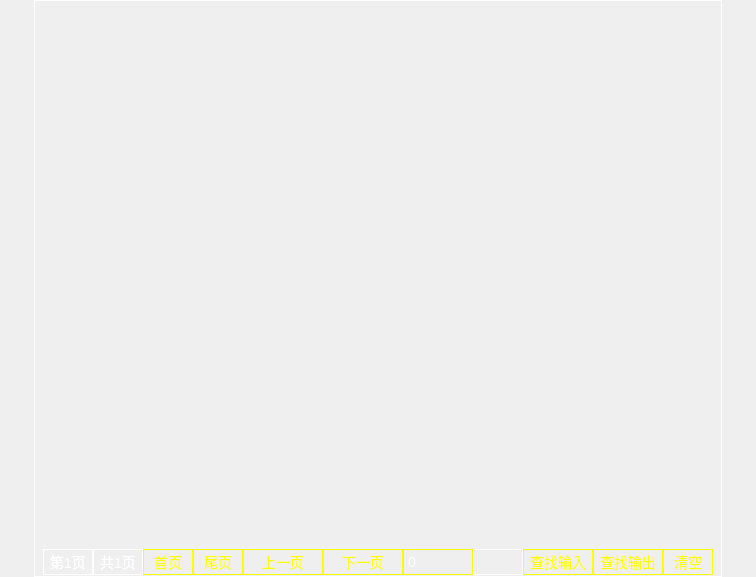
<?xml version="1.0" encoding="UTF-8"?>
<ui version="4.0">
 <class>LadderDiagram</class>
 <widget class="QWidget" name="LadderDiagram">
  <property name="geometry">
   <rect>
    <x>0</x>
    <y>0</y>
    <width>756</width>
    <height>577</height>
   </rect>
  </property>
  <property name="windowTitle">
   <string>Form</string>
  </property>
  <property name="styleSheet">
   <string notr="true">QWidget{
	font: 14px;
	/*background:transparent;*/
}
QWidget#widget{
	border:1px solid white;
	background:transparent;
}

QTableWidget{
	border:none;
	selection-background-color:transparent;
	background:transparent;
}

QTableWidget::item{
	border:none;
}

QTableWidget::item:!active{
	border:none;
}

QTableWidget#tableWidget_input::item:selected{
	border:1px solid yellow;
	border-bottom:none;
}

QTableWidget#tableWidget_output::item:selected{
	border:1px solid yellow;
}

QTableWidget::item:next-selected{
	border-left:none;
}

QTableWidget::item:previous-selected{
	border-right:none;
}

QPushButton:focus{
	padding:-4px;
}

QPushButton#pbt_firstPage:focus,QPushButton#pbt_firstPage:pressed,
QPushButton#pbt_trailerPage:focus,QPushButton#pbt_trailerPage:pressed,
QPushButton#pbt_prePage:focus,QPushButton#pbt_prePage:pressed,
QPushButton#pbt_nextPage:focus,QPushButton#pbt_nextPage:pressed,
QPushButton#pbt_clearSearch:focus,QPushButton#pbt_clearSearch:pressed,
QPushButton#pbt_searchInput:focus,QPushButton#pbt_searchInput:pressed,
QPushButton#pbt_searchOutput:focus,QPushButton#pbt_searchOutput:pressed
{
	background:#0000fe;
}

QPushButton#pbt_firstPage, #pbt_trailerPage, #pbt_prePage, #pbt_nextPage,#pbt_clearSearch,#pbt_searchInput,#pbt_searchOutput{
	color:yellow;
	border:1px solid yellow;
}

QLabel#lbl_curPage, #lbl_totalPage,#lbl_searchId{
	color:white;
	border:1px solid white;
}

QComboBox#comboBox{
	background:transparent;
	color:white;
	border:1px solid #fafa00;
	/*border-radius:4px;*/
}
QComboBox#comboBox::down-arrow{
	image: url(:/ComboBox/Image/ComboBox/down_arrow.png);
}

QComboBox#comboBox::drop-down{
	border:none;
}

QComboBox QAbstractItemView {
	background-color: #28231f;
	color: white;
	border:none;
}
</string>
  </property>
  <layout class="QHBoxLayout" name="horizontalLayout_4">
   <property name="spacing">
    <number>0</number>
   </property>
   <property name="margin">
    <number>0</number>
   </property>
   <item>
    <spacer name="horizontalSpacer_2">
     <property name="orientation">
      <enum>Qt::Horizontal</enum>
     </property>
     <property name="sizeHint" stdset="0">
      <size>
       <width>19</width>
       <height>518</height>
      </size>
     </property>
    </spacer>
   </item>
   <item>
    <widget class="QWidget" name="widget" native="true">
     <layout class="QGridLayout" name="gridLayout">
      <property name="leftMargin">
       <number>9</number>
      </property>
      <property name="topMargin">
       <number>0</number>
      </property>
      <property name="bottomMargin">
       <number>2</number>
      </property>
      <property name="verticalSpacing">
       <number>0</number>
      </property>
      <item row="0" column="0">
       <widget class="QStackedWidget" name="stackedWidget"/>
      </item>
      <item row="1" column="0">
       <layout class="QHBoxLayout" name="horizontalLayout">
        <item>
         <widget class="QLabel" name="lbl_curPage">
          <property name="minimumSize">
           <size>
            <width>50</width>
            <height>26</height>
           </size>
          </property>
          <property name="maximumSize">
           <size>
            <width>50</width>
            <height>26</height>
           </size>
          </property>
          <property name="text">
           <string>第1页</string>
          </property>
          <property name="alignment">
           <set>Qt::AlignCenter</set>
          </property>
         </widget>
        </item>
        <item>
         <widget class="QLabel" name="lbl_totalPage">
          <property name="minimumSize">
           <size>
            <width>50</width>
            <height>26</height>
           </size>
          </property>
          <property name="maximumSize">
           <size>
            <width>50</width>
            <height>26</height>
           </size>
          </property>
          <property name="text">
           <string>共1页</string>
          </property>
          <property name="alignment">
           <set>Qt::AlignCenter</set>
          </property>
         </widget>
        </item>
        <item>
         <widget class="QPushButton" name="pbt_firstPage">
          <property name="minimumSize">
           <size>
            <width>50</width>
            <height>26</height>
           </size>
          </property>
          <property name="maximumSize">
           <size>
            <width>50</width>
            <height>26</height>
           </size>
          </property>
          <property name="text">
           <string>首页</string>
          </property>
         </widget>
        </item>
        <item>
         <widget class="QPushButton" name="pbt_trailerPage">
          <property name="minimumSize">
           <size>
            <width>50</width>
            <height>26</height>
           </size>
          </property>
          <property name="maximumSize">
           <size>
            <width>50</width>
            <height>26</height>
           </size>
          </property>
          <property name="text">
           <string>尾页</string>
          </property>
         </widget>
        </item>
        <item>
         <widget class="QPushButton" name="pbt_prePage">
          <property name="minimumSize">
           <size>
            <width>80</width>
            <height>26</height>
           </size>
          </property>
          <property name="maximumSize">
           <size>
            <width>80</width>
            <height>26</height>
           </size>
          </property>
          <property name="text">
           <string>上一页</string>
          </property>
         </widget>
        </item>
        <item>
         <widget class="QPushButton" name="pbt_nextPage">
          <property name="minimumSize">
           <size>
            <width>80</width>
            <height>26</height>
           </size>
          </property>
          <property name="maximumSize">
           <size>
            <width>80</width>
            <height>26</height>
           </size>
          </property>
          <property name="text">
           <string>下一页</string>
          </property>
         </widget>
        </item>
        <item>
         <widget class="QComboBox" name="comboBox">
          <property name="minimumSize">
           <size>
            <width>70</width>
            <height>26</height>
           </size>
          </property>
          <property name="maximumSize">
           <size>
            <width>70</width>
            <height>26</height>
           </size>
          </property>
          <item>
           <property name="text">
            <string>0</string>
           </property>
          </item>
          <item>
           <property name="text">
            <string>1</string>
           </property>
          </item>
          <item>
           <property name="text">
            <string>2</string>
           </property>
          </item>
          <item>
           <property name="text">
            <string>3</string>
           </property>
          </item>
          <item>
           <property name="text">
            <string>4</string>
           </property>
          </item>
          <item>
           <property name="text">
            <string>5</string>
           </property>
          </item>
          <item>
           <property name="text">
            <string>6</string>
           </property>
          </item>
          <item>
           <property name="text">
            <string>7</string>
           </property>
          </item>
          <item>
           <property name="text">
            <string>8</string>
           </property>
          </item>
          <item>
           <property name="text">
            <string>9</string>
           </property>
          </item>
          <item>
           <property name="text">
            <string>B</string>
           </property>
          </item>
          <item>
           <property name="text">
            <string>S</string>
           </property>
          </item>
          <item>
           <property name="text">
            <string>T</string>
           </property>
          </item>
          <item>
           <property name="text">
            <string>K</string>
           </property>
          </item>
         </widget>
        </item>
        <item>
         <widget class="QLabel" name="lbl_searchId">
          <property name="minimumSize">
           <size>
            <width>50</width>
            <height>26</height>
           </size>
          </property>
          <property name="maximumSize">
           <size>
            <width>50</width>
            <height>26</height>
           </size>
          </property>
          <property name="text">
           <string/>
          </property>
         </widget>
        </item>
        <item>
         <widget class="QPushButton" name="pbt_searchInput">
          <property name="minimumSize">
           <size>
            <width>70</width>
            <height>26</height>
           </size>
          </property>
          <property name="maximumSize">
           <size>
            <width>70</width>
            <height>26</height>
           </size>
          </property>
          <property name="text">
           <string>查找输入</string>
          </property>
         </widget>
        </item>
        <item>
         <widget class="QPushButton" name="pbt_searchOutput">
          <property name="minimumSize">
           <size>
            <width>70</width>
            <height>26</height>
           </size>
          </property>
          <property name="maximumSize">
           <size>
            <width>70</width>
            <height>26</height>
           </size>
          </property>
          <property name="text">
           <string>查找输出</string>
          </property>
         </widget>
        </item>
        <item>
         <widget class="QPushButton" name="pbt_clearSearch">
          <property name="minimumSize">
           <size>
            <width>50</width>
            <height>26</height>
           </size>
          </property>
          <property name="maximumSize">
           <size>
            <width>50</width>
            <height>26</height>
           </size>
          </property>
          <property name="text">
           <string>清空</string>
          </property>
         </widget>
        </item>
       </layout>
      </item>
     </layout>
    </widget>
   </item>
   <item>
    <spacer name="horizontalSpacer_3">
     <property name="orientation">
      <enum>Qt::Horizontal</enum>
     </property>
     <property name="sizeHint" stdset="0">
      <size>
       <width>19</width>
       <height>518</height>
      </size>
     </property>
    </spacer>
   </item>
  </layout>
 </widget>
 <resources/>
 <connections/>
</ui>
